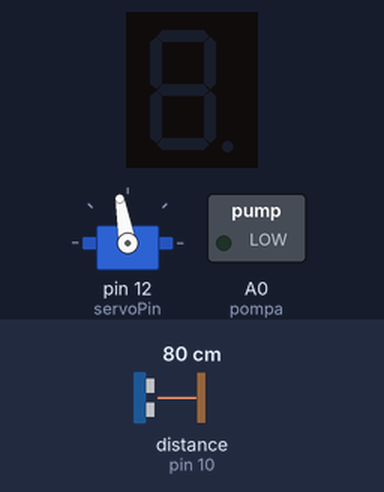
This sketch was run on a simulated Arduino Uno, built with avr-gcc and run on an emulated ATmega328P. Shown: 1-digit seven-segment display, servo, switched loads named in the sketch (green lamp = pin HIGH). Wiring (inferred from the names in the program): ultrasonic range finder: trigger pin 11; echo pin 10; 1-digit 7-segment display, segments lit when HIGH: segments pin 2, pin 3, pin 4, pin 5, pin 6, pin 7, pin 8, pin 9. The inputs (shaded band) are chosen by the test bench; at power-on: distance to the obstacle (sensor on pin 10) 80 cm. The echo pulse lasts 58.3 µs per cm; the segment pins are drawn as the display they are named for; pins used as bus, display or sensor lines are not drawn.

Above: at 2.2 s.
2.3 s: distance to the obstacle (sensor on pin 10) set to 19 cm
4.0 s: distance to the obstacle (sensor on pin 10) set to 15 cm
At 5.0 s:
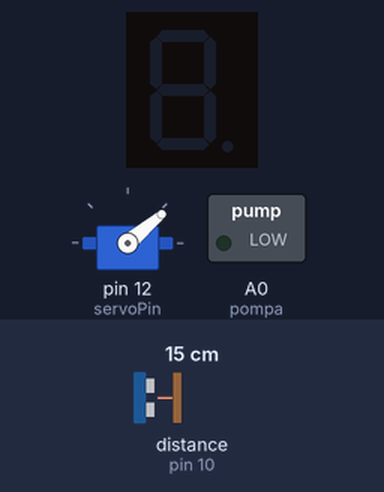
At 5.8 s:
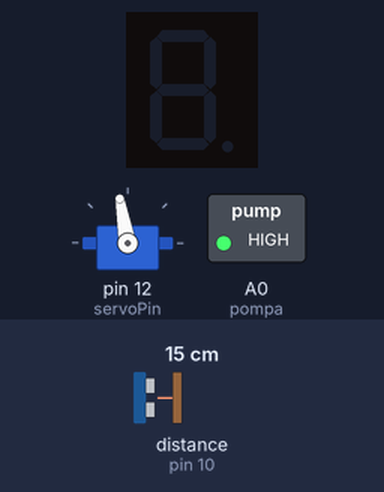
Timing chart, 0 to 12.0 s (numbered marks = the images above; inputs shaded):
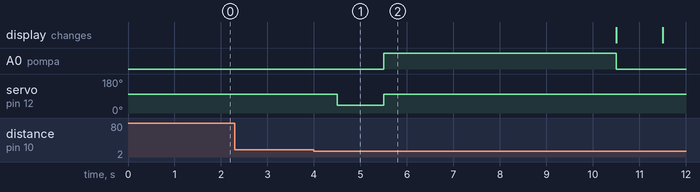

Measured:
- the behaviour switches between 18 and 17 cm on distance to the obstacle (sensor on pin 10) (found by bisection; images 0 and 1)
- after the input at 2.3 s, every drawn part: stays the same
- after the input at 4.0 s, A0 (pompa): LOW → HIGH after 1.5 s, → LOW 5.0 s later; servo on pin 12 (servoPin): 100° → 40° after 0.50 s, → 100° 1.0 s later

The sketch:

food.ino
```cpp
//FOOD DISPENSER
#include <Servo.h>

#define trigger 11
#define echo 10
#define pompa A0
const int servoPin = 12;

//display 7 segmenti
unsigned const int A = 2;
unsigned const int B = 3;
unsigned const int C = 4;
unsigned const int D = 5;
unsigned const int E = 6;
unsigned const int F = 7;
unsigned const int G = 8;
unsigned const int H = 9;

int num_erog = 0;

Servo myservo;

float time=0,distance=0;

void setup()
{
 //Serial.begin(9600);
 //display
  pinMode(A, OUTPUT);
  pinMode(B, OUTPUT);
  pinMode(C, OUTPUT);
  pinMode(D, OUTPUT);
  pinMode(E, OUTPUT);
  pinMode(F, OUTPUT);
  pinMode(G, OUTPUT);
  pinMode(H, OUTPUT);

 //sensore
 pinMode(trigger,OUTPUT);
 pinMode(echo,INPUT);

 //crocchette
 myservo.attach(servoPin);
 myservo.write(100);

 //acqua
 pinMode(pompa,OUTPUT);

 delay(1000);
}

void zero(void) {
  digitalWrite(A, HIGH);
  digitalWrite(B, HIGH);
  digitalWrite(C, HIGH);
  digitalWrite(D, HIGH);
  digitalWrite(E, HIGH);
  digitalWrite(F, HIGH);
  digitalWrite(G, LOW);
  digitalWrite(H, LOW);
}

void one(void) {
  digitalWrite(A, LOW);
  digitalWrite(B, HIGH);
  digitalWrite(C, HIGH);
  digitalWrite(D, LOW);
  digitalWrite(E, LOW);
  digitalWrite(F, LOW);
  digitalWrite(G, LOW);
  digitalWrite(H, LOW);
}

void two(void) {
  digitalWrite(A, HIGH);
  digitalWrite(B, HIGH);
  digitalWrite(C, LOW);
  digitalWrite(D, HIGH);
  digitalWrite(E, HIGH);
  digitalWrite(F, LOW);
  digitalWrite(G, HIGH);
  digitalWrite(H, LOW);
}

void three(void) {
  digitalWrite(A, HIGH);
  digitalWrite(B, HIGH);
  digitalWrite(C, HIGH);
  digitalWrite(D, HIGH);
  digitalWrite(E, LOW);
  digitalWrite(F, LOW);
  digitalWrite(G, HIGH);
  digitalWrite(H, LOW);
}

void four(void) {
  digitalWrite(A, LOW);
  digitalWrite(B, HIGH);
  digitalWrite(C, HIGH);
  digitalWrite(D, LOW);
  digitalWrite(E, LOW);
  digitalWrite(F, HIGH);
  digitalWrite(G, HIGH);
  digitalWrite(H, LOW);
}

void five(void) {
  digitalWrite(A, HIGH);
  digitalWrite(B, LOW);
  digitalWrite(C, HIGH);
  digitalWrite(D, HIGH);
  digitalWrite(E, LOW);
  digitalWrite(F, HIGH);
  digitalWrite(G, HIGH);
  digitalWrite(H, LOW);
}

void six(void) {
  digitalWrite(A, HIGH);
  digitalWrite(B, LOW);
  digitalWrite(C, HIGH);
  digitalWrite(D, HIGH);
  digitalWrite(E, HIGH);
  digitalWrite(F, HIGH);
  digitalWrite(G, HIGH);
  digitalWrite(H, LOW);
}

void seven(void) {
  digitalWrite(A, HIGH);
  digitalWrite(B, HIGH);
  digitalWrite(C, HIGH);
  digitalWrite(D, LOW);
  digitalWrite(E, LOW);
  digitalWrite(F, LOW);
  digitalWrite(G, LOW);
  digitalWrite(H, LOW);
}

void eight(void) {
  digitalWrite(A, HIGH);
  digitalWrite(B, HIGH);
  digitalWrite(C, HIGH);
  digitalWrite(D, HIGH);
  digitalWrite(E, HIGH);
  digitalWrite(F, HIGH);
  digitalWrite(G, HIGH);
  digitalWrite(H, LOW);
}

void nine(void) {
  digitalWrite(A, HIGH);
  digitalWrite(B, HIGH);
  digitalWrite(C, HIGH);
  digitalWrite(D, HIGH);
  digitalWrite(E, LOW);
  digitalWrite(F, HIGH);
  digitalWrite(G, HIGH);
  digitalWrite(H, LOW);
}

void measure_distance()
{
 digitalWrite(trigger,LOW);
 delayMicroseconds(2);
 digitalWrite(trigger,HIGH);
 delayMicroseconds(10);
 digitalWrite(trigger,LOW);
 delayMicroseconds(2);
 time=pulseIn(echo,HIGH);
 distance=time*200/20000;
}

void loop()
{
 measure_distance();

//massimo 3 erogazioni al giorno
 if(distance<10) //&& num_erog<3
 {
  num_erog++;
  delay(500);
  myservo.write(40);
  delay(1000);
  myservo.write(100);
  digitalWrite(pompa,HIGH);
  delay(5000);
  digitalWrite(pompa,LOW);
  for (int i = 0; i < 6; i++) {
    nine();
    delay(1000);
    Serial.println("prova");

    eight();
    delay(1000);

    seven();
    delay(1000);

    six();
    delay(1000);

    five();
    delay(1000);

    four();
    delay(1000);

    three();
    delay(1000);

    two();
    delay(1000);

    one();
    delay(1000);

    zero();
    delay(1000);
  }
  delay(1000);
  }
}
```
